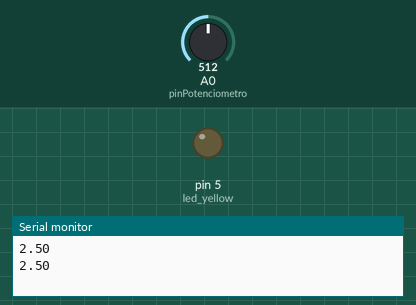
Recording of a sketch running on a simulated Arduino Uno, built with avr-gcc and run on an emulated ATmega328P. Parts: output pins drawn as LEDs (lit = HIGH), the last lines printed to the serial monitor. The test bench sets the inputs (shaded band); at power-on: A0 (pinPotenciometro) = 512.

Above: at 1.8 s.
1.9 s: A0 (pinPotenciometro) set to 525
At 4.2 s:
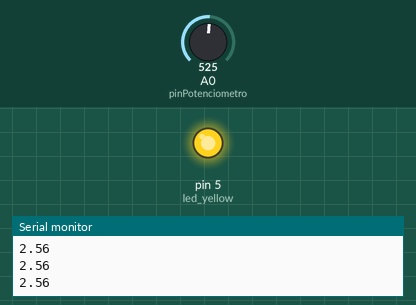
4.5 s: A0 (pinPotenciometro) set to 511
At 6.7 s:
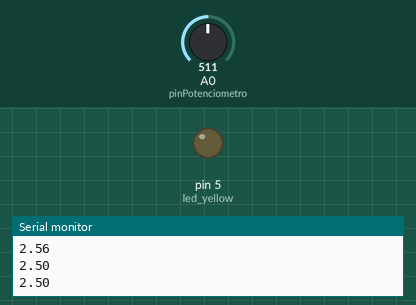
7.5 s: A0 (pinPotenciometro) set to 716
At 10.2 s:
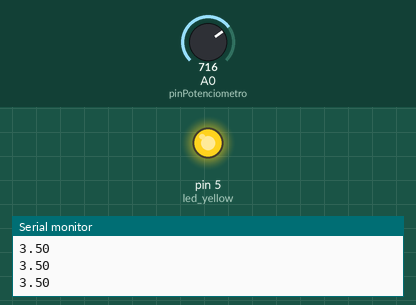
Timing chart, 0 to 11.7 s (numbered marks = the images above; inputs shaded):
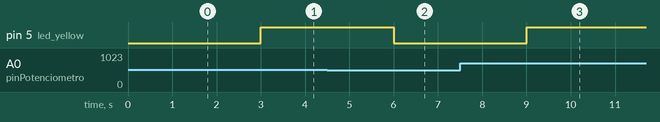

Measured:
- the behaviour switches between 512 and 513 on A0 (pinPotenciometro) (found by bisection; images 0 and 1)
- after the input at 1.9 s, pin 5 (led_yellow): LOW → HIGH after 1.1 s
- after the input at 4.5 s, pin 5 (led_yellow): HIGH → LOW after 1.5 s
- after the input at 7.5 s, pin 5 (led_yellow): LOW → HIGH after 1.5 s

The sketch:

potenciometro_led.ino
```cpp
int pinPotenciometro = 0;
int led_yellow = 5;
float potenciometro;

void setup() {
  // put your setup code here, to run once:

  Serial.begin(9600);
  pinMode(led_yellow, OUTPUT);

}

void loop() {
  // put your main code here, to run repeatedly:

  potenciometro = analogRead(pinPotenciometro);
  potenciometro = (5.0*potenciometro)/1024;

  Serial.println(potenciometro);
  delay(1000);

  if (potenciometro > 2.5){
    digitalWrite(led_yellow, HIGH);
    }
  else{
    digitalWrite(led_yellow, LOW);
    }
}
```
